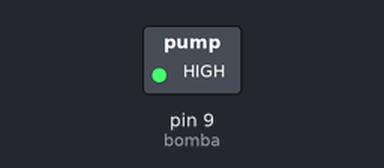
The sketch below on a simulated Arduino Uno, built with avr-gcc and run on an emulated ATmega328P. Shown: switched loads named in the sketch (green lamp = pin HIGH).

Above: at 5.0 s.
At 15.0 s:
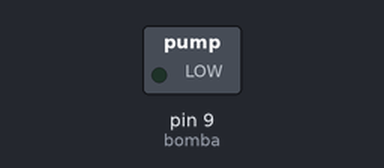
Timing chart, 0 to 26.0 s (numbered marks = the images above):
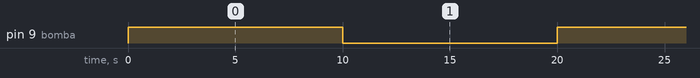

Measured:
- by itself, pin 9 (bomba): alternates HIGH for 10.0 s and LOW for 10.0 s

The sketch:

Bomba-Agua.ino
```cpp
const int bomba = 9;

void setup()
{
  pinMode(bomba, OUTPUT);  //definir pin como salida
}

void loop()
{
  digitalWrite(bomba, HIGH);   // poner el Pin en HIGH
  delay(10000);               // esperar 10 segundos
  digitalWrite(bomba, LOW);    // poner el Pin en LOW
  delay(10000);               // esperar 10 segundos
}
```
